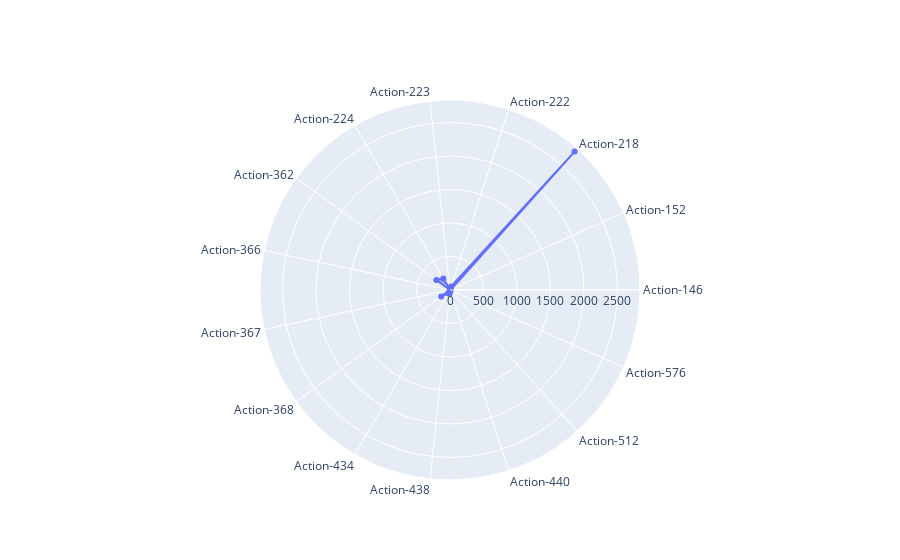

Here is the notebook cell this chart was saved with:
### Code cell
import plotly.graph_objects as go

fig = go.Figure(data=go.Scatterpolar(
  r=re_A,
  theta=re_action_number,
  fill='toself'
))

fig.update_layout(
  polar=dict(
    radialaxis=dict(
      visible=True
    ),
  ),
  showlegend=False
)

fig.show()

### Figure 1 — Plotly figure (JSON) as saved in the notebook; plotly's stock layout.template omitted (floating-point values rounded to 4 significant figures)
{"data": [{"fill": "toself", "r": [5, 15, 2781, 53, 8, 199, 253, 2, 1, 162, 57, 58, 16, 2, 2], "theta": ["Action-146", "Action-152", "Action-218", "Action-222", "Action-223", "Action-224", "Action-362", "Action-366", "Action-367", "Action-368", "Action-434", "Action-438", "Action-440", "Action-512", "Action-576"], "type": "scatterpolar"}], "layout": {"polar": {"radialaxis": {"visible": true}}, "showlegend": false}}
